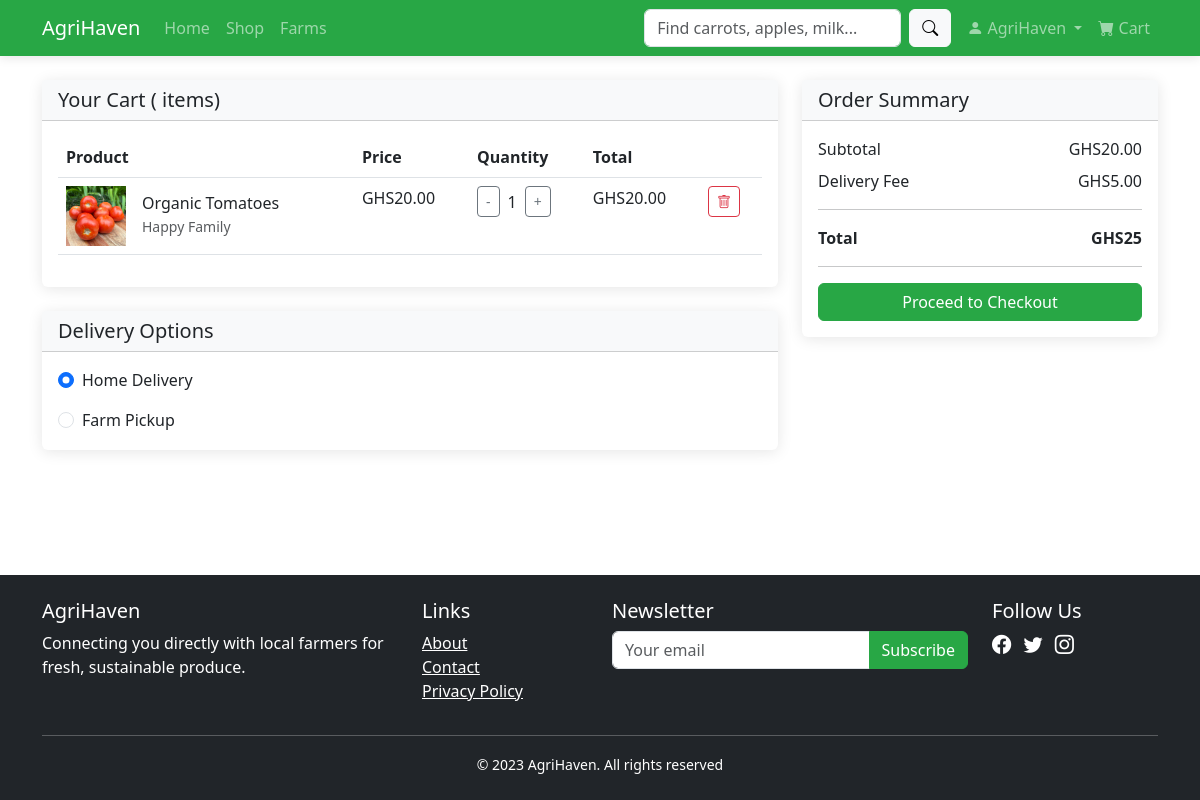
The app's page /cart/ (signed in) with its own data.
### marketplace/models.py (models this page shows, shortened)
class OrderItem(models.Model):
    product = models.ForeignKey(Product, on_delete=models.SET_NULL, null=True)
    order = models.ForeignKey(Order, on_delete=models.SET_NULL, null=True)
    quantity = models.IntegerField(default=0)
    date_added = models.DateTimeField(default=timezone.now)
    @property
    def get_total(self):
        return self.product.price * self.quantity

class Product(models.Model):
    farm = models.ForeignKey(Farm, on_delete=models.CASCADE)
    category = models.ForeignKey(ProductCategory, on_delete=models.SET_NULL, null=True)
    name = models.CharField(max_length=100)
    description = models.TextField()
    price = models.DecimalField(max_digits=10, decimal_places=2)
    stock = models.PositiveIntegerField()
    image = models.ImageField(upload_to='products', default='defaults/product_default.jpg', validators=[validate_image_size])
    image_width = models.PositiveIntegerField(editable=False, null=True)
    is_organic = models.BooleanField(default=False)
    date_added = models.DateTimeField(default=timezone.now)

class Farm(models.Model):
    user = models.OneToOneField(User, on_delete=models.CASCADE)
    name = models.CharField(max_length=100)
    location = models.CharField(max_length=200)
    description = models.TextField()
    image = models.ImageField(upload_to='farms/', default='defaults/farm_default.jpg', validators=[validate_image_size])
    created_at = models.DateTimeField(default=timezone.now)

class Order(models.Model):
    customer = models.ForeignKey(User, on_delete=models.CASCADE)
    order_date = models.DateTimeField(default=timezone.now)
    complete = models.BooleanField(default=False)
    transaction_id = models.CharField(max_length=100, null=True)
    @property
    def get_cart_total(self):
        orderitems = self.orderitem_set.all()
        total = sum([item.get_total for item in orderitems])
        return total

### marketplace/views.py (the view)
# urls.py: path('cart/', views.cart, name='cart'),
def cart(request):
    if request.user.is_authenticated:
        customer = request.user
        order, created = Order.objects.get_or_create(customer=customer, complete=False)
        items = order.orderitem_set.all()
    else:
        items = []
        order = {'get_cart_total': 0, 'get_cart_items': 0}
    context = {
        'items': items,
        'order': order,
        'title': 'Shopping Cart'
    }
    return render(request, 'marketplace/cart.html', context)

### marketplace/templates/marketplace/cart.html
{% extends 'marketplace/base.html' %}
{% block content %}
<div class="row">
    <div class="col-lg-8">
        <div class="card mb-4">
            <div class="card-header bg-light">
                <h5 class="mb-0">Your Cart ({{ order.get_cart_items }} items)</h5>
            </div>
            <div class="card-body">
                {% if items %}
                <div class="table-responsive">
                    <table class="table">
                        <thead>
                            <tr>
                                <th>Product</th>
                                <th>Price</th>
                                <th>Quantity</th>
                                <th>Total</th>
                                <th></th>
                            </tr>
                        </thead>
                        <tbody>
                            {% for item in items %}
                            <tr>
                                <td>
                                    <div class="d-flex align-items-center">
                                        <img src="{{ item.product.image.url }}" width="60" height="60" style="object-fit: cover;" class="me-3">
                                        <div>
                                            <h6 class="mb-0">{{ item.product.name }}</h6>
                                            <small class="text-muted">{{ item.product.farm.name }}</small>
                                        </div>
                                    </div>
                                </td>
                                <td>GHS{{ item.product.price }}</td>
                                <td>
                                    <div class="d-flex align-items-center">
                                        <button class="btn btn-sm btn-outline-secondary update-cart" data-product="{{ item.product.id }}" data-action="remove">-</button>
                                        <span class="mx-2">{{ item.quantity }}</span>
                                        <button class="btn btn-sm btn-outline-secondary update-cart" data-product="{{ item.product.id }}" data-action="add">+</button>
                                    </div>
                                </td>
                                <td>GHS{{ item.get_total }}</td>
                                <td>
                                    <button class="btn btn-sm btn-outline-danger update-cart" data-product="{{ item.product.id }}" data-action="delete">
                                        <i class="bi bi-trash"></i>
                                    </button>
                                </td>
                            </tr>
                            {% endfor %}
                        </tbody>
                    </table>
                </div>
                {% else %}
                <div class="text-center py-4">
                    <h5>Your cart is empty</h5>
                    <p>Continue shopping to add items to your cart</p>
                    <a href="{% url 'shop' %}" class="btn btn-success">Shop Now</a>
                </div>
                {% endif %}
            </div>
        </div>
        {% if items %}
        <div class="card">
            <div class="card-header bg-light">
                <h5 class="mb-0">Delivery Options</h5>
            </div>
            <div class="card-body">
                <div class="form-check mb-3">
                    <input class="form-check-input" type="radio" name="deliveryOption" id="deliveryHome" checked>
                    <label class="form-check-label" for="deliveryHome">
                        Home Delivery
                    </label>
                </div>
                <div class="form-check">
                    <input class="form-check-input" type="radio" name="deliveryOption" id="deliveryPickup">
                    <label class="form-check-label" for="deliveryPickup">
                        Farm Pickup
                    </label>
                </div>
            </div>
        </div>
        {% endif %}
    </div>
    <div class="col-lg-4">
        <div class="card">
            <div class="card-header bg-light">
                <h5 class="mb-0">Order Summary</h5>
            </div>
            <div class="card-body">
                <div class="d-flex justify-content-between mb-2">
                    <span>Subtotal</span>
                    <span>GHS{{ order.get_cart_total }}</span>
                </div>
                <div class="d-flex justify-content-between mb-2">
                    <span>Delivery Fee</span>
                    <span>GHS5.00</span>
                </div>
                <hr>
                <div class="d-flex justify-content-between fw-bold">
                    <span>Total</span>
                    <span>GHS{{ order.get_cart_total|add:5 }}</span>
                </div>
                <hr>
                {% if items %}
                <a href="{% url 'checkout' %}" class="btn btn-success w-100">Proceed to Checkout</a>
                {% else %}
                <button class="btn btn-success w-100" disabled>Proceed to Checkout</button>
                {% endif %}
            </div>
        </div>
    </div>
</div>
{% endblock %}

### marketplace/templates/marketplace/base.html (shortened to what this page needs)
{% load static %}
<!DOCTYPE html>
<html lang="en">
<head>
    <link href="https://cdn.jsdelivr.net/npm/bootstrap@5.3.0/dist/css/bootstrap.min.css" rel="stylesheet">
    <link rel="stylesheet" href="https://cdn.jsdelivr.net/npm/bootstrap-icons@1.10.0/font/bootstrap-icons.css">
    <link rel="stylesheet" href="{% static 'css/style.css' %}">
</head>
<body>
    <header>
        <nav class="navbar navbar-expand-lg navbar-dark bg-success">
            <div class="container">
                <a class="navbar-brand" href="{% url 'home' %}">AgriHaven</a>
                <div class="collapse navbar-collapse" id="navbarNav">
                    <ul class="navbar-nav me-auto">
                        <li class="nav-item"><a class="nav-link" href="{% url 'home' %}">Home</a></li>
                        <li class="nav-item"><a class="nav-link" href="{% url 'shop' %}">Shop</a></li>
                        <li class="nav-item"><a class="nav-link" href="{% url 'farms' %}">Farms</a></li>
                    </ul>
                    <form class="d-flex me-2" action="{% url 'search' %}" method="GET">
                        <input class="form-control me-2" type="search" name="q" placeholder="Find carrots, apples, milk...">
                        <button class="btn btn-light" type="submit"><i class="bi bi-search"></i></button>
                    </form>
                    <ul class="navbar-nav">
                        {% if user.is_authenticated %}
                            <li class="nav-item dropdown">
                                <a class="nav-link dropdown-toggle" href="#" role="button" data-bs-toggle="dropdown">
                                    <i class="bi bi-person-fill"></i> {{ user.username }}
                                </a>
                            </li>
                            <li class="nav-item">
                                <a class="nav-link" href="{% url 'cart' %}">
                                    <i class="bi bi-cart-fill"></i> Cart
                                </a>
                            </li>
                        {% else %}
                            <li class="nav-item"><a class="nav-link" href="{% url 'login' %}">Login</a></li>
                            <li class="nav-item"><a class="nav-link" href="{% url 'register' %}">Register</a></li>
                        {% endif %}
                    </ul>
                </div>
            </div>
        </nav>
    </header>
    <main class="container my-4">
        {% block content %}{% endblock %}
    </main>
    <footer class="bg-dark text-white py-4">
    <div class="container">
        <div class="row">
            <div class="col-md-4">
                <h5>AgriHaven</h5>
                <p>Connecting you directly with local farmers for fresh, sustainable produce.</p>
            </div>
            <div class="col-md-2">
                <h5>Links</h5>
                <ul class="list-unstyled">
                    <li><a href="{% url 'about' %}" class="text-white">About</a></li>
                    <li><a href="{% url 'contact' %}" class="text-white">Contact</a></li>
                    <li><a href="{% url 'privacy' %}" class="text-white">Privacy Policy</a></li>
                </ul>
            </div>
            <div class="col-md-4">
                <h5>Newsletter</h5>
                <form class="mb-3">
                    <div class="input-group">
                        <input type="email" class="form-control" placeholder="Your email">
                        <button class="btn btn-success" type="submit">Subscribe</button>
                    </div>
                </form>
            </div>
            <div class="col-md-2">
                <h5>Follow Us</h5>
                <div class="social-links">
                    <a href="#" class="text-white me-2"><i class="bi bi-facebook"></i></a>
                    <a href="#" class="text-white me-2"><i class="bi bi-twitter"></i></a>
                    <a href="#" class="text-white me-2"><i class="bi bi-instagram"></i></a>
                </div>
            </div>
        </div>
        <hr class="bg-light">
        <div class="text-center">
            <small>&copy; 2023 AgriHaven. All rights reserved</small>
        </div>
    </div>
</footer>
</body>
</html>

### marketplace/static/css/style.css (style rules this page uses)
.card { transition: transform 0.3s; border: none; box-shadow: 0 2px 15px rgba(0,0,0,0.1); }
.btn-success { background-color: #28a745; border-color: #28a745; }
.bg-success { background-color: #28a745 !important; }
.navbar { box-shadow: 0 2px 10px rgba(0,0,0,0.1); }
.social-links a { font-size: 1.2rem; }
html, body { height: 100%; }
body { display: flex; flex-direction: column; }
main { flex: 1 0 auto; }
footer { flex-shrink: 0; background-color: #343a40; color: white; padding: 20px 0; margin-top: 40px; }

### records on screen
OrderItem: product.image (picture), product.name "Organic Tomatoes", product.farm.name "Happy Family", product.price "20.00", quantity "1", get_total "20.00"
Order: get_cart_total "20.00", get_cart_total|add "25"

### other values on screen
{{ user.username }} "AgriHaven"
